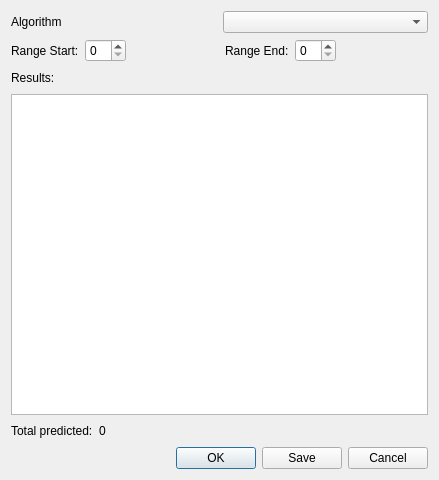
<?xml version="1.0" encoding="utf-8"?>
<ui version="4.0">
 <class>SecStructDialog</class>
 <widget class="QDialog" name="SecStructDialog">
  <property name="geometry">
   <rect>
    <x>0</x>
    <y>0</y>
    <width>439</width>
    <height>480</height>
   </rect>
  </property>
  <property name="windowTitle">
   <string>Secondary Structure Prediction</string>
  </property>
  <layout class="QVBoxLayout" name="verticalLayout">
   <item>
    <layout class="QHBoxLayout" name="horizontalLayout_3">
     <item>
      <widget class="QLabel" name="label_3">
       <property name="text">
        <string>Algorithm</string>
       </property>
      </widget>
     </item>
     <item>
      <widget class="QComboBox" name="algorithmComboBox"/>
     </item>
    </layout>
   </item>
   <item>
    <layout class="QHBoxLayout" name="horizontalLayout_2">
     <item>
      <widget class="QLabel" name="label">
       <property name="text">
        <string>Range Start:</string>
       </property>
      </widget>
     </item>
     <item>
      <widget class="QSpinBox" name="rangeStartSpinBox"/>
     </item>
     <item>
      <spacer name="horizontalSpacer_2">
       <property name="orientation">
        <enum>Qt::Horizontal</enum>
       </property>
       <property name="sizeHint" stdset="0">
        <size>
         <width>40</width>
         <height>20</height>
        </size>
       </property>
      </spacer>
     </item>
     <item>
      <widget class="QLabel" name="label_2">
       <property name="text">
        <string>Range End:</string>
       </property>
      </widget>
     </item>
     <item>
      <widget class="QSpinBox" name="rangeEndSpinBox"/>
     </item>
     <item>
      <spacer name="horizontalSpacer_3">
       <property name="orientation">
        <enum>Qt::Horizontal</enum>
       </property>
       <property name="sizeHint" stdset="0">
        <size>
         <width>40</width>
         <height>20</height>
        </size>
       </property>
      </spacer>
     </item>
    </layout>
   </item>
   <item>
    <layout class="QHBoxLayout" name="horizontalLayout">
     <item>
      <widget class="QLabel" name="label_4">
       <property name="text">
        <string>Results:</string>
       </property>
      </widget>
     </item>
     <item>
      <spacer name="horizontalSpacer">
       <property name="orientation">
        <enum>Qt::Horizontal</enum>
       </property>
       <property name="sizeHint" stdset="0">
        <size>
         <width>40</width>
         <height>20</height>
        </size>
       </property>
      </spacer>
     </item>
    </layout>
   </item>
   <item>
    <widget class="QTableWidget" name="resultsTable">
     <property name="editTriggers">
      <set>QAbstractItemView::NoEditTriggers</set>
     </property>
     <property name="columnCount">
      <number>0</number>
     </property>
    </widget>
   </item>
   <item>
    <layout class="QHBoxLayout" name="horizontalLayout_6">
     <item>
      <widget class="QLabel" name="label_5">
       <property name="text">
        <string>Total predicted:</string>
       </property>
      </widget>
     </item>
     <item>
      <widget class="QLabel" name="totalPredictedStatus">
       <property name="text">
        <string>0</string>
       </property>
      </widget>
     </item>
     <item>
      <spacer name="horizontalSpacer_4">
       <property name="orientation">
        <enum>Qt::Horizontal</enum>
       </property>
       <property name="sizeHint" stdset="0">
        <size>
         <width>40</width>
         <height>20</height>
        </size>
       </property>
      </spacer>
     </item>
    </layout>
   </item>
   <item>
    <widget class="QDialogButtonBox" name="buttonBox">
     <property name="standardButtons">
      <set>QDialogButtonBox::Cancel|QDialogButtonBox::Ok|QDialogButtonBox::Save</set>
     </property>
    </widget>
   </item>
  </layout>
 </widget>
 <resources/>
 <connections>
  <connection>
   <sender>buttonBox</sender>
   <signal>rejected()</signal>
   <receiver>SecStructDialog</receiver>
   <slot>reject()</slot>
   <hints>
    <hint type="sourcelabel">
     <x>219</x>
     <y>459</y>
    </hint>
    <hint type="destinationlabel">
     <x>219</x>
     <y>239</y>
    </hint>
   </hints>
  </connection>
 </connections>
</ui>
